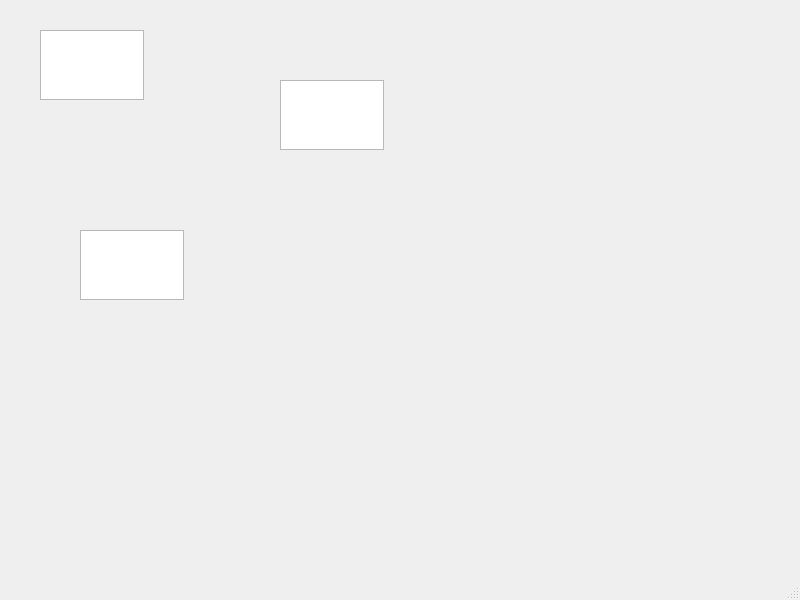
<?xml version="1.0" encoding="UTF-8"?>
<ui version="4.0">
 <class>SecDialog</class>
 <widget class="QMainWindow" name="SecDialog">
  <property name="geometry">
   <rect>
    <x>0</x>
    <y>0</y>
    <width>800</width>
    <height>600</height>
   </rect>
  </property>
  <property name="windowTitle">
   <string>MainWindow</string>
  </property>
  <widget class="QWidget" name="centralwidget">
   <widget class="QTextEdit" name="textEdit">
    <property name="geometry">
     <rect>
      <x>40</x>
      <y>30</y>
      <width>104</width>
      <height>70</height>
     </rect>
    </property>
   </widget>
   <widget class="QTextEdit" name="textEdit_2">
    <property name="geometry">
     <rect>
      <x>280</x>
      <y>80</y>
      <width>104</width>
      <height>70</height>
     </rect>
    </property>
   </widget>
   <widget class="QTextEdit" name="textEdit_3">
    <property name="geometry">
     <rect>
      <x>80</x>
      <y>230</y>
      <width>104</width>
      <height>70</height>
     </rect>
    </property>
   </widget>
  </widget>
  <widget class="QMenuBar" name="menubar">
   <property name="geometry">
    <rect>
     <x>0</x>
     <y>0</y>
     <width>800</width>
     <height>22</height>
    </rect>
   </property>
  </widget>
  <widget class="QStatusBar" name="statusbar"/>
 </widget>
 <resources/>
 <connections/>
</ui>
